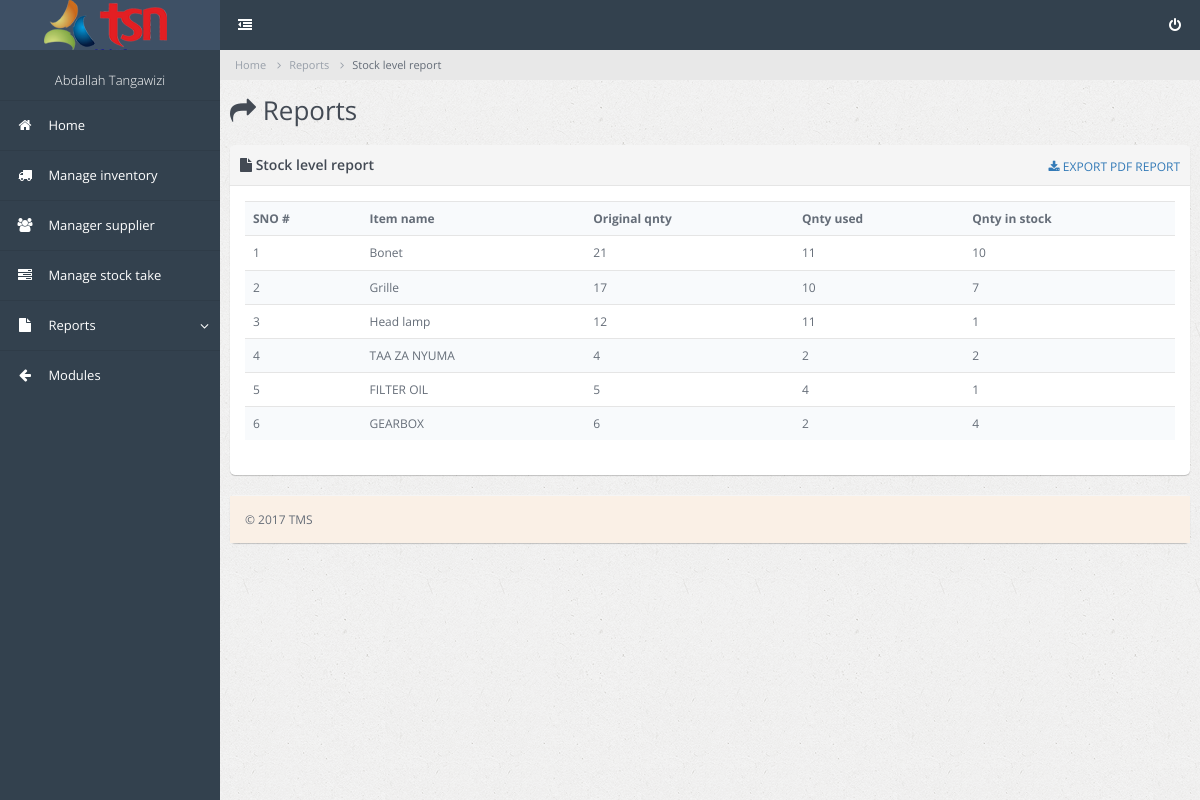
The page /administration/inventory/stock_trend_report.php (signed in) on the database its author committed.
### tables this page shows
CREATE TABLE `tms_items` (
  `id` int(11) NOT NULL,
  `item_name` varchar(30) NOT NULL,
  `barcode` varchar(30) NOT NULL,
  `qnty` int(11) NOT NULL,
  `o_qnty` int(11) NOT NULL,
  `cost` int(11) NOT NULL,
  `supplier` varchar(30) NOT NULL,
  `part_no` varchar(30) NOT NULL,
  `date` date NOT NULL,
  `received_by` varchar(30) NOT NULL
);

### administration/inventory/stock_trend_report.php (the view, shortened to what this page needs)
<!DOCTYPE html>
<html lang="en" ng-app = "myapp">
<head>
        <link rel="stylesheet" type="text/css" id="theme" href="../css/theme-default.css"/>
    </head>
    <body>
        <div class="page-container">
            <div class="page-sidebar">
                 <?php require_once '../incs/inventory_links.php';?>
            </div>
            <div class="page-content">
                <ul class="x-navigation x-navigation-horizontal x-navigation-panel">
                    <li class="xn-icon-button">
                        <a href="#" class="x-navigation-minimize"><span class="fa fa-dedent"></span></a>
                    </li>
                    <li class="xn-icon-button pull-right last">
                        <a href="#"><span class="fa fa-power-off"></span></a>
                    </li>
                </ul>
                <ul class="breadcrumb">
                    <li>Home</li>
                    <li>Reports</li>
                    <li class="active">Stock level report</li>
                </ul>
                <div class="page-title">
                    <h2><span class="fa fa-share"></span> Reports</h2>
                </div>
                <div class="page-content-wrap" ng-controller = "cntrl">
                    <div class="row">
                        <div class="col-md-12">
                            <div class="panel panel-default">
                            <div class="panel-heading">
                            <form action = "" method = "POST">
                                    <div class="panel-title-box">
                                        <h3 class="panel-title"><i class="
                                        fa fa-file"></i>&nbsp;Stock level report</h3>
                                    </div>
                                    <ul class="panel-controls" style="margin-top: 2px;">
                                   <a href="mpdf60/reports/inventory_level.php"><i class="fa fa-download"></i>&nbsp;EXPORT PDF REPORT</a>
                                    </ul>
                                    </form>
                                </div>
                                <div class="panel-body">
                                 <?php
                                 $s = mysql_query("select * from tms_items");
                                  $num = mysql_num_rows($s);
                                  if($num < 1){
                                    echo "<div class='alert alert-warning'><center>No supplier added yet.....!</center></div>";
                                  }else{
                                 ?>
                                    <table class = "table table-striped">
                                         <tr>
                                             <th>SNO #</th>
                                             <th>Item name</th>
                                             <th>Original qnty</th>
                                             <th>Qnty used</th>
                                             <th>Qnty in stock</th>
                                             </tr>
                                             <?php
                                             $dat = mysql_query("select * from tms_items");
                                             $a = 1;
                                              while($data=mysql_fetch_array($dat)){
                                               $used = $data['o_qnty'] - $data['qnty'];
                                             ?>
                                             <tr dir-paginate = "" | itemsPerPage : 4>
                                                 <td><?php echo $a; ?></td>
                                                 <td><?php echo $data['item_name'];?></td>
                                                 <td><?php echo $data['o_qnty'];?></td>
                                                 <td><?php echo $used;?></td>
                                                 <td><?php echo $data['qnty'];?></td>
                                            </tr>
                                               <?php
                                               $a++;
                                               }
                                               ?>
                                        </table>
                                        <?php
                                        }
                                        ?>
                                </div>
                            </div>
                        </div>
                    </div>
                    <div class="row">
                        <div class="col-md-12">
                            <div class="panel panel-default">
                                <div class="panel-body" style = "background:linen">
                                    &copy; 2017 TMS
                                </div>
                            </div>
                        </div>
                    </div>
                </div>
            </div>
        </div>
    </body>
</html>

### rows shown on the page
tms_items: item_name "Bonet", o_qnty "21", used "11", qnty "10"
tms_items: item_name "Grille", o_qnty "17", used "10", qnty "7"
tms_items: item_name "Head lamp", o_qnty "12", used "11", qnty "1"
tms_items: item_name "TAA ZA NYUMA", o_qnty "4", qnty "2"
tms_items: item_name "FILTER OIL", o_qnty "5", used "4", qnty "1"
tms_items: item_name "GEARBOX", o_qnty "6", used "2", qnty "4"

### other values the page prints
$_SESSION['name'] "Abdallah Tangawizi"
